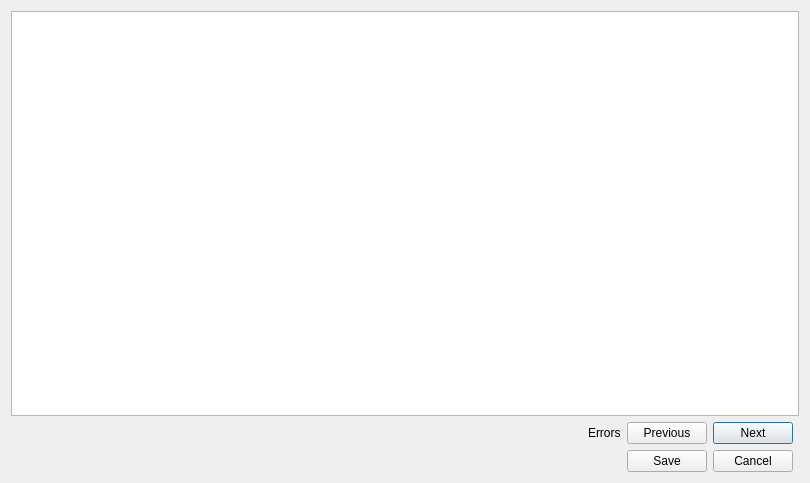
<?xml version="1.0" encoding="UTF-8"?>
<ui version="4.0">
 <class>ErrorEditDialog</class>
 <widget class="QDialog" name="ErrorEditDialog">
  <property name="geometry">
   <rect>
    <x>0</x>
    <y>0</y>
    <width>810</width>
    <height>483</height>
   </rect>
  </property>
  <property name="windowTitle">
   <string>Edit Erroneous Fields</string>
  </property>
  <property name="windowIcon">
   <iconset resource="../images.qrc">
    <normaloff>:/icon32.ico</normaloff>:/icon32.ico</iconset>
  </property>
  <layout class="QGridLayout" name="gridLayout">
   <item row="1" column="3">
    <widget class="QPushButton" name="next">
     <property name="text">
      <string>Next</string>
     </property>
    </widget>
   </item>
   <item row="1" column="2">
    <widget class="QPushButton" name="previous">
     <property name="text">
      <string>Previous</string>
     </property>
    </widget>
   </item>
   <item row="2" column="0">
    <spacer name="horizontalSpacer">
     <property name="orientation">
      <enum>Qt::Horizontal</enum>
     </property>
     <property name="sizeHint" stdset="0">
      <size>
       <width>40</width>
       <height>20</height>
      </size>
     </property>
    </spacer>
   </item>
   <item row="2" column="2">
    <widget class="QPushButton" name="save">
     <property name="maximumSize">
      <size>
       <width>798</width>
       <height>16777215</height>
      </size>
     </property>
     <property name="text">
      <string>Save</string>
     </property>
    </widget>
   </item>
   <item row="2" column="3">
    <widget class="QPushButton" name="cancel">
     <property name="text">
      <string>Cancel</string>
     </property>
    </widget>
   </item>
   <item row="0" column="0" colspan="5">
    <widget class="QTableWidget" name="tableWidget"/>
   </item>
   <item row="1" column="1">
    <widget class="QLabel" name="label">
     <property name="text">
      <string>Errors</string>
     </property>
    </widget>
   </item>
  </layout>
 </widget>
 <resources>
  <include location="../images.qrc"/>
 </resources>
 <connections/>
</ui>
